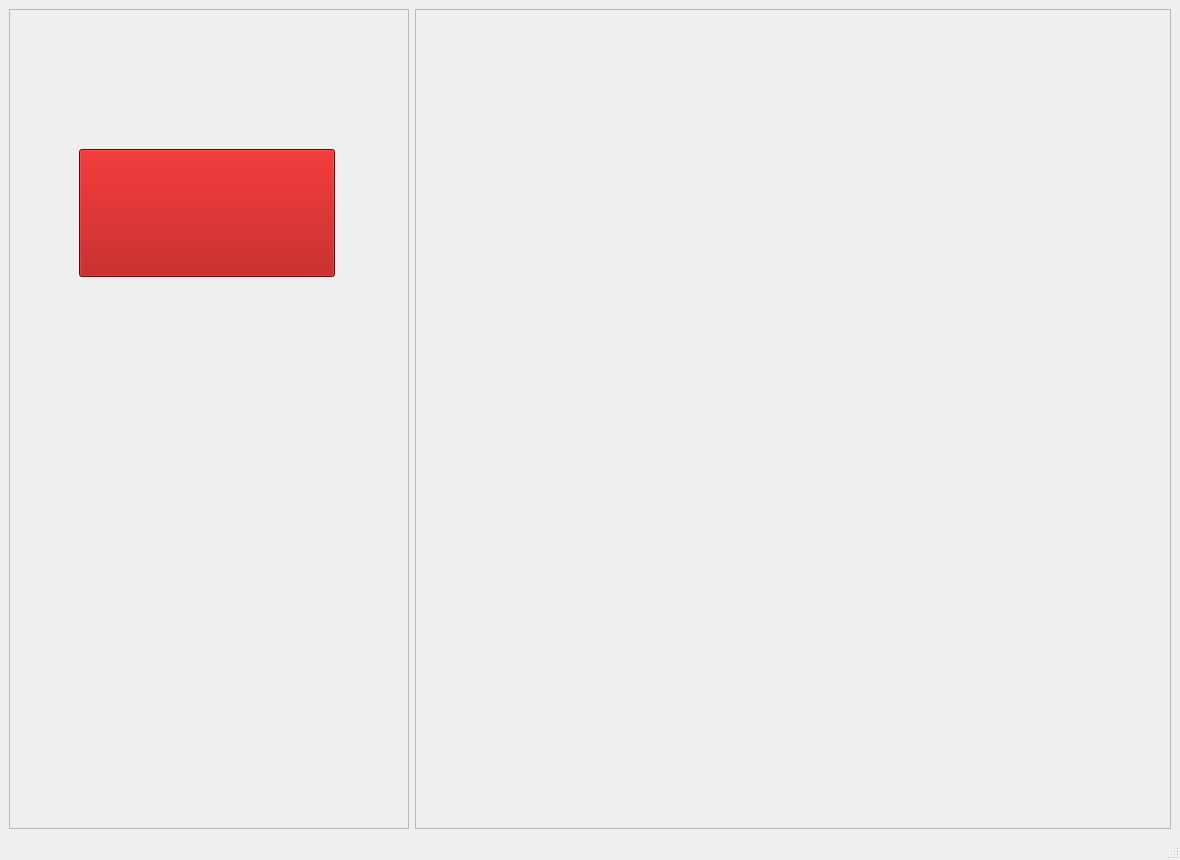
<?xml version="1.0" encoding="UTF-8"?>
<ui version="4.0">
 <class>MainWindow</class>
 <widget class="QMainWindow" name="MainWindow">
  <property name="geometry">
   <rect>
    <x>0</x>
    <y>0</y>
    <width>1180</width>
    <height>860</height>
   </rect>
  </property>
  <property name="windowTitle">
   <string>Fingerprint Viewer</string>
  </property>
  <widget class="QWidget" name="centralwidget">
   <layout class="QHBoxLayout" name="horizontalLayout">
    <item>
     <widget class="QFrame" name="frame">
      <property name="minimumSize">
       <size>
        <width>400</width>
        <height>0</height>
       </size>
      </property>
      <property name="maximumSize">
       <size>
        <width>400</width>
        <height>16777215</height>
       </size>
      </property>
      <property name="frameShape">
       <enum>QFrame::StyledPanel</enum>
      </property>
      <property name="frameShadow">
       <enum>QFrame::Raised</enum>
      </property>
      <widget class="QPushButton" name="pushButton">
       <property name="geometry">
        <rect>
         <x>70</x>
         <y>140</y>
         <width>256</width>
         <height>128</height>
        </rect>
       </property>
       <property name="styleSheet">
        <string notr="true">background-color:rgb(170, 0, 0);</string>
       </property>
       <property name="text">
        <string/>
       </property>
       <property name="icon">
        <iconset resource="FingerPuppet.qrc">
         <normaloff>:/images/starttoscan.png</normaloff>:/images/starttoscan.png</iconset>
       </property>
       <property name="iconSize">
        <size>
         <width>256</width>
         <height>128</height>
        </size>
       </property>
      </widget>
     </widget>
    </item>
    <item>
     <widget class="QFrame" name="frame_2">
      <property name="minimumSize">
       <size>
        <width>640</width>
        <height>0</height>
       </size>
      </property>
      <property name="frameShape">
       <enum>QFrame::StyledPanel</enum>
      </property>
      <property name="frameShadow">
       <enum>QFrame::Raised</enum>
      </property>
      <layout class="QGridLayout" name="gridLayout">
       <item row="0" column="0">
        <widget class="QLabel" name="imageLabel">
         <property name="text">
          <string/>
         </property>
        </widget>
       </item>
      </layout>
     </widget>
    </item>
   </layout>
  </widget>
  <widget class="QMenuBar" name="menubar">
   <property name="geometry">
    <rect>
     <x>0</x>
     <y>0</y>
     <width>1180</width>
     <height>30</height>
    </rect>
   </property>
  </widget>
  <widget class="QStatusBar" name="statusbar"/>
 </widget>
 <resources>
  <include location="FingerPuppet.qrc"/>
 </resources>
 <connections/>
</ui>
